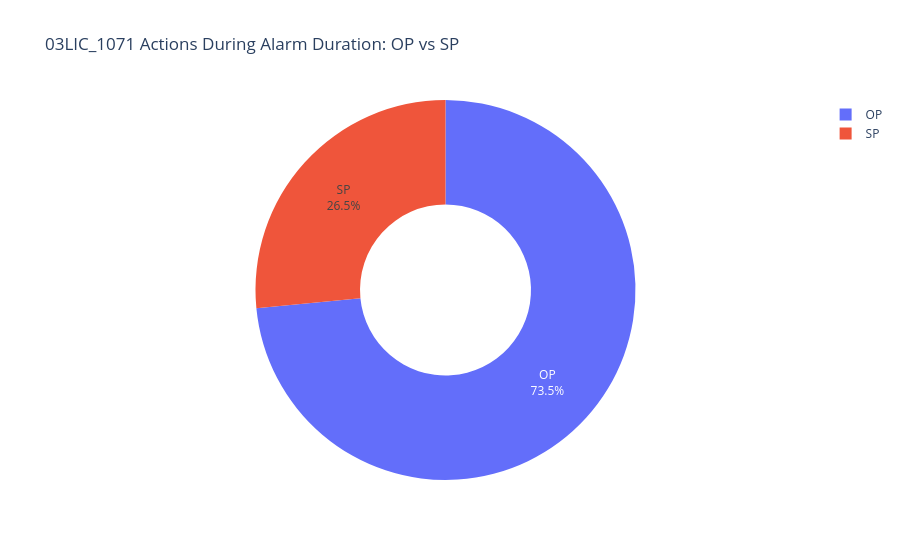

Notebook code for this chart:
### Code cell
# Distribution of 03LIC_1071 actions among OP vs SP (during alarm duration only)
actions_1071_alarm = episode_actions[
    (episode_actions['Source'] == '03LIC_1071') &
    (episode_actions['VT_Start'] >= episode_actions['AlarmStart_rounded_minutes']) &
    (episode_actions['VT_Start'] <= episode_actions['AlarmEnd_rounded_minutes'])
].copy()

actions_1071_alarm['change_type'] = actions_1071_alarm['Description']
actions_1071_alarm['action_direction'] = np.where(actions_1071_alarm['delta'] > 0, 'increase', 'decrease')

dist_1071 = (
    actions_1071_alarm['change_type']
    .value_counts()
    .rename_axis('change_type')
    .reset_index(name='n_actions')
)
dist_1071['pct'] = 100 * dist_1071['n_actions'] / dist_1071['n_actions'].sum()

print('03LIC_1071 action distribution during alarm duration (OP vs SP):')
display(dist_1071)

# Direction split within OP/SP during alarm duration
direction_split_1071 = (
    actions_1071_alarm
    .groupby(['change_type', 'action_direction'])
    .size()
    .reset_index(name='n_actions')
    .sort_values(['change_type', 'action_direction'])
)
display(direction_split_1071)

if len(dist_1071) > 0:
    fig = px.pie(
        dist_1071,
        names='change_type',
        values='n_actions',
        hole=0.45,
        title='03LIC_1071 Actions During Alarm Duration: OP vs SP'
    )
    fig.update_traces(textposition='inside', textinfo='percent+label')
    fig.show()
else:
    print('No 03LIC_1071 actions found within alarm durations.')

### Figure 1 — Plotly figure (JSON) as saved in the notebook; plotly's stock layout.template omitted (floating-point values rounded to 4 significant figures)
{"data": [{"domain": {"x": [0, 1], "y": [0, 1]}, "hole": 0.45, "hovertemplate": "change_type=%{label}<br>n_actions=%{value}<extra></extra>", "labels": ["OP", "SP"], "legendgroup": "", "name": "", "showlegend": true, "textinfo": "percent+label", "textposition": "inside", "type": "pie", "values": [493, 178]}], "layout": {"legend": {"tracegroupgap": 0}, "title": {"text": "03LIC_1071 Actions During Alarm Duration: OP vs SP"}}}
